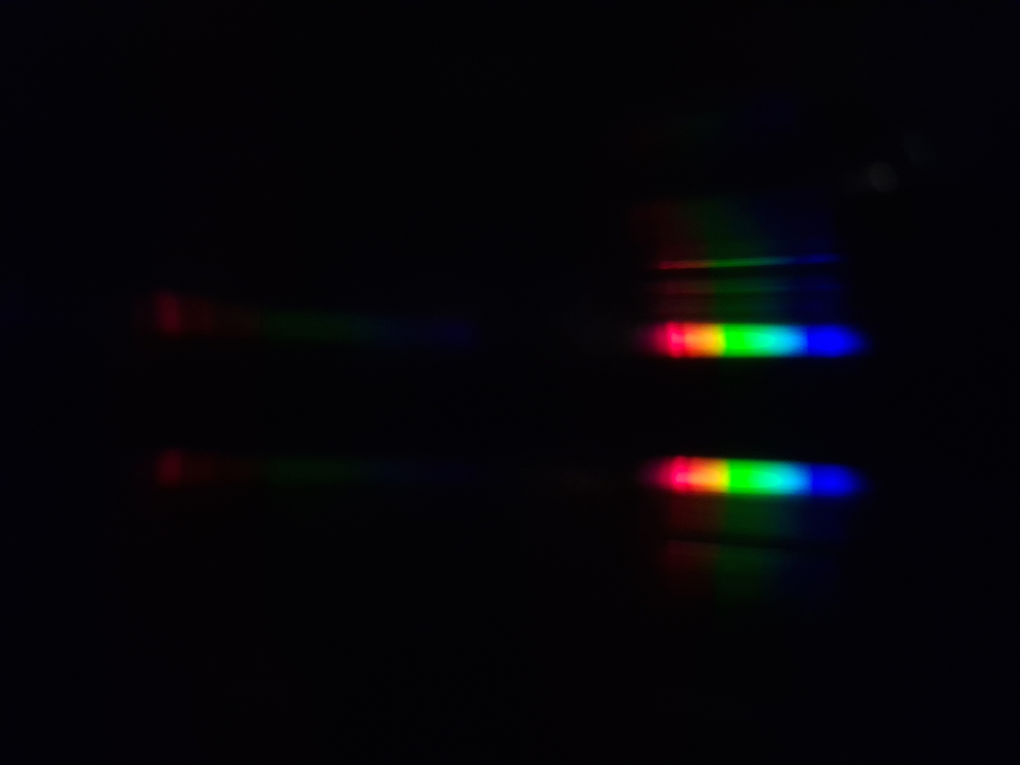
#> input picture pyserver/img/s3/dil4.jpg, 4080 x 3060 px (shown at 1/4 size)
$ python claude.py
#> lines starting #> are read from the running program, lines starting #| are printed output that depends on the picture
"""
============================================================
ANALYSE SPECTROSCOPIQUE PAR RÉSEAU DE DIFFRACTION
============================================================
Objectif : Exploiter une photo prise au smartphone à travers
un papier de diffraction (CD/DVD ou réseau holographique) pour
extraire le spectre d'intensité et d'absorbance en fonction de
la longueur d'onde.

Pipeline :
  1. Chargement et visualisation de l'image
  2. Sélection de la bande spectrale (ROI)
  3. Extraction du profil d'intensité brut
  4. Calibration pixel → longueur d'onde (lasers de référence)
  5. Correction de fond (background) et normalisation
  6. Calcul de l'absorbance = -log10(I/I₀)
  7. Sauvegarde des résultats (CSV + figures)

Dépendances : numpy, scipy, matplotlib, opencv-python, Pillow
    pip install numpy scipy matplotlib opencv-python Pillow
============================================================
"""

import numpy as np
import matplotlib.pyplot as plt
import matplotlib.patches as patches
from matplotlib.widgets import RectangleSelector, Button
import cv2
from PIL import Image
from scipy.signal import savgol_filter, find_peaks
from scipy.optimize import curve_fit
import csv
import os
import sys

# ─────────────────────────────────────────────────────────
# 1. CHARGEMENT DE L'IMAGE
# ─────────────────────────────────────────────────────────

def charger_image(chemin_fichier):
    """
    Charge l'image depuis le disque et la convertit en tableaux numpy.
    Retourne l'image BGR (OpenCV) et RGB (matplotlib).
    """
#> called with chemin_fichier = 'img/s3/dil4.jpg'
    if not os.path.exists(chemin_fichier):
        raise FileNotFoundError(f"Image introuvable : {chemin_fichier}")

    img_bgr = cv2.imread(chemin_fichier)          # OpenCV lit en BGR
#> img_bgr is the input picture: shape (3060, 4080, 3); mean B, G, R 8.3, 4.9, 5.2
    img_rgb = cv2.cvtColor(img_bgr, cv2.COLOR_BGR2RGB)  # type: ignore # Conversion RGB

    print(f"[✓] Image chargée : {chemin_fichier}")
    print(f"    Dimensions : {img_rgb.shape[1]} × {img_rgb.shape[0]} pixels")
#|     Dimensions : 4080 × 3060 pixels
    return img_bgr, img_rgb


# ─────────────────────────────────────────────────────────
# 2. SÉLECTION INTERACTIVE DE LA ROI (Region Of Interest)
# ─────────────────────────────────────────────────────────

class SelecteurROI:
    """
    Outil interactif pour délimiter à la souris la bande spectrale
    sur l'image (le spectre horizontal issu du réseau de diffraction).
    """
    def __init__(self, img_rgb):
        self.img = img_rgb
        self.roi = None          # (x1, y1, x2, y2) en pixels
        self.confirme = False

    def selectionner(self):
        fig, ax = plt.subplots(figsize=(12, 6))
        ax.imshow(self.img)
        ax.set_title("Tracez un rectangle autour de la bande spectrale\n"
                     "puis fermez la fenêtre.", fontsize=11)

        # [6 lines left out: function on_select, not called in this run]

        rs = RectangleSelector(ax, on_select, useblit=True,
                               button=[1], minspanx=5, minspany=5, # type: ignore
                               spancoords='pixels', interactive=True)
        plt.tight_layout()
        plt.show()
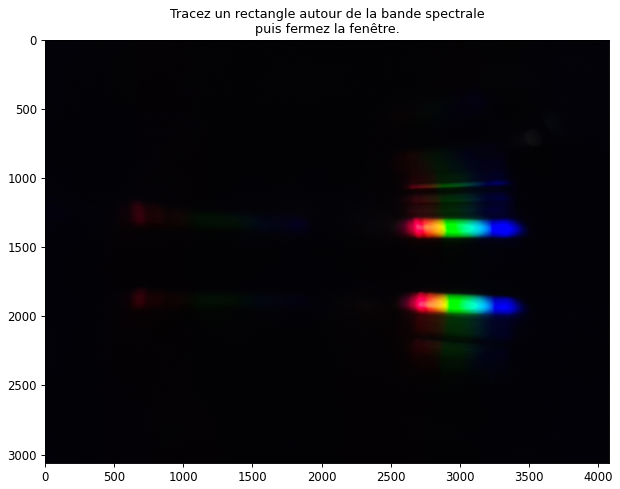
#> figure drawn by matplotlib, 1 panel
        return self.roi


# [55 lines left out: functions roi_manuelle, extraire_profil, not called in this run]


# ─────────────────────────────────────────────────────────
# 4. CALIBRATION PIXEL → LONGUEUR D'ONDE
# ─────────────────────────────────────────────────────────

"""
PRINCIPE DE CALIBRATION
═══════════════════════
On éclaire le réseau avec des lasers de longueur d'onde CONNUE,
on photographie et on note la position en pixels de chaque raie.

Lasers pratiques facilement accessibles (pointeurs laser) :
  • λ = 405 nm  (violet / UV proche)
  • λ = 450 nm  (bleu)
  • λ = 520 nm  (vert)
  • λ = 532 nm  (vert Nd:YAG fréquence doublée)
  • λ = 635 nm  (rouge)
  • λ = 650 nm  (rouge)
  • λ = 780 nm  (IR proche, invisible à l'œil)

On ajuste ensuite un polynôme :
    λ(px) = a·px² + b·px + c
ou une loi linéaire si l'ordre 1 suffit.
"""

# Points de calibration : (position_pixel, longueur_onde_nm)
# À REMPLIR avec vos mesures expérimentales !
POINTS_CALIBRATION = [
    # (pixel, λ en nm)
    # Exemple fictif — à remplacer par vos valeurs réelles :
    (150,  405),   # laser violet
    (310,  450),   # laser bleu
    (520,  520),   # laser vert
    (540,  532),   # laser vert Nd:YAG
    (820,  635),   # laser rouge
    (870,  650),   # laser rouge
]


# [60 lines left out: function calibrer, not called in this run]


def pixels_vers_lambda(pixels, poly):
    """Convertit un tableau de positions pixels en longueurs d'onde (nm)."""
    return poly(pixels)


# ─────────────────────────────────────────────────────────
# 5. CORRECTION DE FOND ET LISSAGE
# ─────────────────────────────────────────────────────────

# [198 lines left out: functions soustraire_fond, lisser, calculer_absorbance, detecter_pics, afficher_resultats, _colorier_spectre and 1 more, not called in this run]


# ─────────────────────────────────────────────────────────
# 10. PIPELINE PRINCIPAL
# ─────────────────────────────────────────────────────────

def pipeline_spectro(
    chemin_echantillon,
    chemin_reference=None,
    points_cal=None,
    roi=None,
    canal='luminance',
    fond_methode='min_rolling',
    lisser_fenetre=11,
    degre_poly_cal=2,
    afficher=True,
    exporter=True
):
    """
    Lance le pipeline complet d'analyse spectroscopique.

    Paramètres
    ----------
    chemin_echantillon : str  — image de l'échantillon
    chemin_reference   : str  — image de référence (blanc/lampe seule)
                                Si None, pas de calcul d'absorbance.
    points_cal         : list — [(pixel, λ_nm), ...]
                                Si None, utilise POINTS_CALIBRATION par défaut.
    roi                : tuple (x1,y1,x2,y2) ou None (sélection interactive)
    canal              : canal d'intensité ('luminance','R','G','B','V')
    fond_methode       : méthode de soustraction de fond
    lisser_fenetre     : taille de la fenêtre Savitzky-Golay (impair)
    degre_poly_cal     : degré du polynôme de calibration
    afficher           : afficher les figures
    exporter           : sauvegarder les CSV
    """
    print("\n" + "═"*55)
    print("  PIPELINE SPECTROSCOPIQUE — RÉSEAU DE DIFFRACTION")
    print("═"*55)

    # ── Étape 1 : Chargement ──────────────────────────────
    _, img_rgb = charger_image(chemin_echantillon)

    # ── Étape 2 : ROI ─────────────────────────────────────
    if roi is None:
        print("[→] Sélection interactive de la ROI...")
        sel = SelecteurROI(img_rgb)
        roi = sel.selectionner()
        if roi is None:
            print("[!] Aucune ROI sélectionnée. Arrêt.")
            return

    # ── Étape 3 : Extraction du profil ───────────────────
    pixels, intensite_brute = extraire_profil(img_rgb, roi, canal)

    # ── Étape 4 : Calibration ────────────────────────────
    cal = points_cal if points_cal else POINTS_CALIBRATION
    _, poly = calibrer(cal, degre=degre_poly_cal, afficher=afficher)
    lambdas = pixels_vers_lambda(pixels, poly)

    # Garder seulement la plage visible (380–780 nm)
    masque = (lambdas >= 350) & (lambdas <= 800)
    lambdas = lambdas[masque]
    intensite_brute = intensite_brute[masque]

    # ── Étape 5 : Correction de fond et lissage ──────────
    intensite_corr, fond = soustraire_fond(lambdas, intensite_brute,
                                           methode=fond_methode)
    print("DEBUG", intensite_corr, lisser_fenetre)
    intensite_lissee = lisser(intensite_corr, fenetre=lisser_fenetre)

    # ── Étape 6 : Absorbance (si référence fournie) ──────
    absorbance = None
    if chemin_reference:
        print(f"\n[→] Traitement de la référence : {chemin_reference}")
        _, img_ref = charger_image(chemin_reference)
        _, intensite_ref_brute = extraire_profil(img_ref, roi, canal)
        intensite_ref_brute = intensite_ref_brute[masque]
        intensite_ref, _ = soustraire_fond(lambdas, intensite_ref_brute,
                                            methode=fond_methode)
        intensite_ref = lisser(intensite_ref, fenetre=lisser_fenetre)
        absorbance, _ = calculer_absorbance(intensite_lissee, intensite_ref)

    # ── Étape 7 : Détection des pics ─────────────────────
    pics_idx, _ = detecter_pics(lambdas, intensite_lissee)

    # ── Étape 8 : Affichage ───────────────────────────────
    if afficher:
        afficher_resultats(lambdas, intensite_brute, intensite_lissee,
                           absorbance=absorbance, pics_idx=pics_idx)

    # ── Étape 9 : Export ─────────────────────────────────
    if exporter:
        exporter_csv(lambdas, intensite_lissee, absorbance)

    print("\n[✓] Analyse terminée.")
    return lambdas, intensite_lissee, absorbance


# ─────────────────────────────────────────────────────────
# EXEMPLE D'UTILISATION
# ─────────────────────────────────────────────────────────
if __name__ == "__main__":

    # ╔═══════════════════════════════════════════════════════╗
    # ║  PARAMÈTRES À ADAPTER À VOTRE CONFIGURATION          ║
    # ╚═══════════════════════════════════════════════════════╝

    # Chemin vers votre image capturée par smartphone
    IMAGE_ECHANTILLON = "img/s3/dil4.jpg"
    IMAGE_REFERENCE   = "img/s3/dil4.jpg"   # None si pas de référence

    # Points de calibration mesurés sur vos images avec les lasers :
    # Photographiez chaque laser, notez le pixel du centre de la raie.
    MES_POINTS_CALIBRATION = [
        (1130,  650),   # ← remplacez ces valeurs par les vôtres
        (1336,  520),
        (1536,  405)
    ]

    # ROI : si None → sélection interactive à la souris
    # Sinon définissez (x_gauche, y_haut, x_droite, y_bas) en pixels
    MA_ROI = None   # ex: (200, 100, 1800, 200)

    # Lancement du pipeline
#> (the run stopped early here; a loop or call above may not have finished)

$ run again, with pyserver/img/s3/dil3.jpg copied over pyserver/img/s3/dil4.jpg
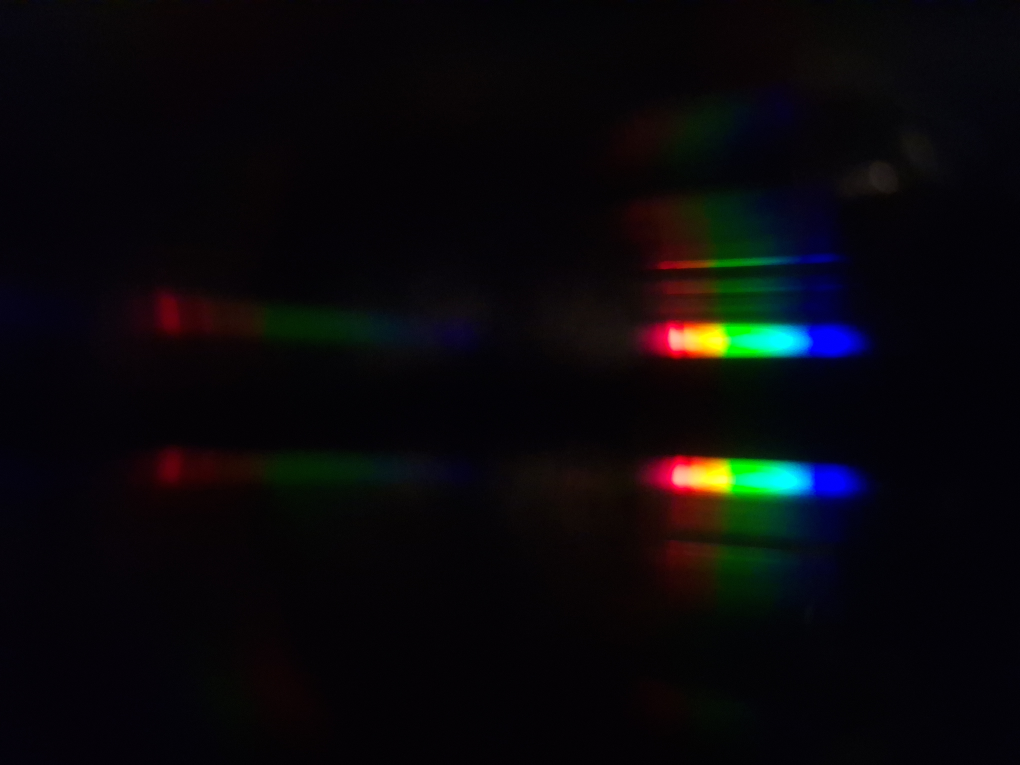
#> input picture pyserver/img/s3/dil3.jpg, 4080 x 3060 px (shown at 1/4 size)
#> in charger_image, img_bgr is the input picture: shape (3060, 4080, 3); mean B, G, R 10.8, 8.1, 9.1
#|     Dimensions : 4080 × 3060 pixels
#> in selectionner, `plt.show()`:
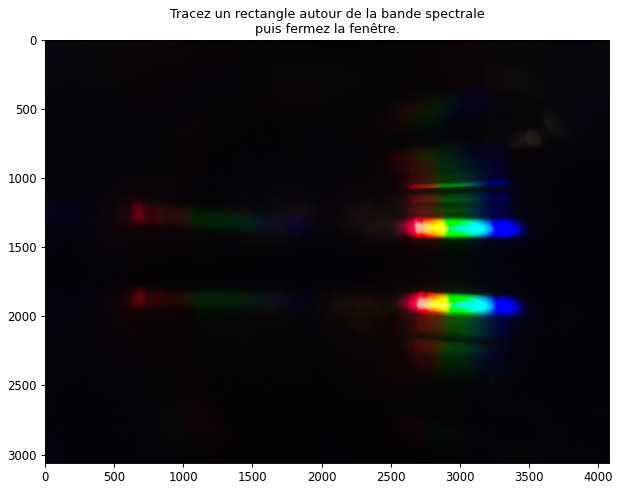
#> figure drawn by matplotlib, 1 panel

$ run again, with pyserver/img/s3/dil5.jpg copied over pyserver/img/s3/dil4.jpg
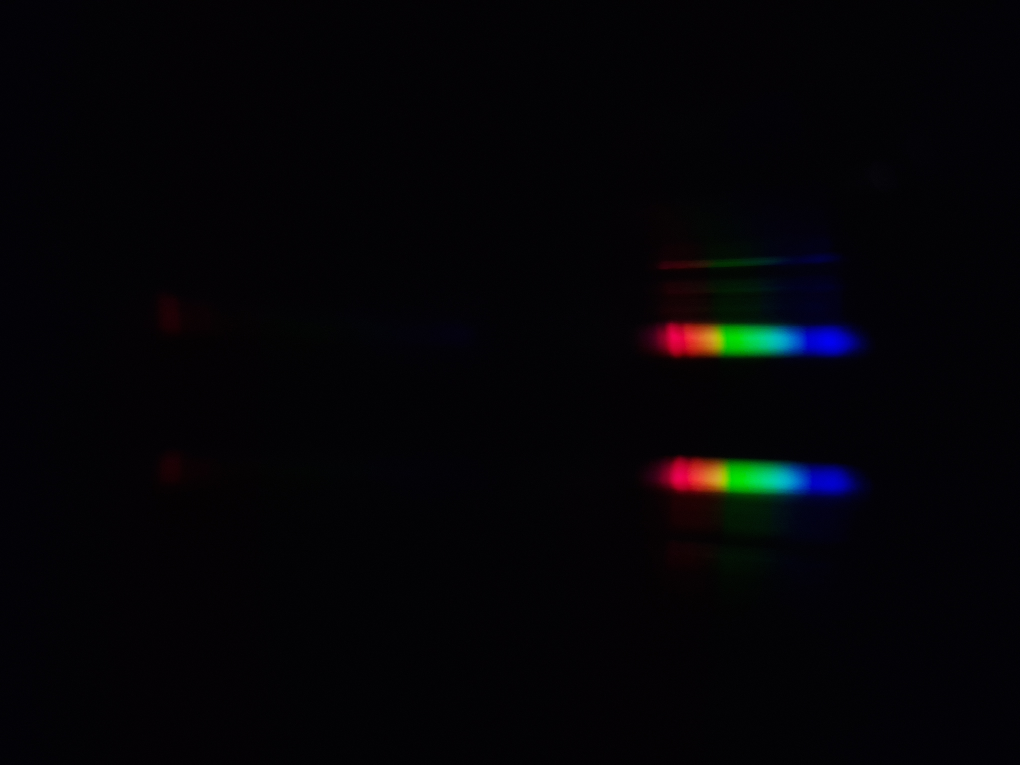
#> input picture pyserver/img/s3/dil5.jpg, 4080 x 3060 px (shown at 1/4 size)
#> in charger_image, img_bgr is the input picture: shape (3060, 4080, 3); mean B, G, R 6.4, 3.6, 4
#|     Dimensions : 4080 × 3060 pixels
#> in selectionner, `plt.show()`:
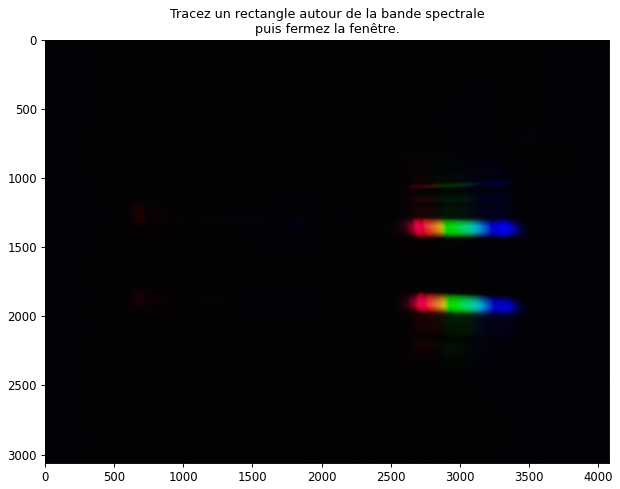
#> figure drawn by matplotlib, 1 panel
